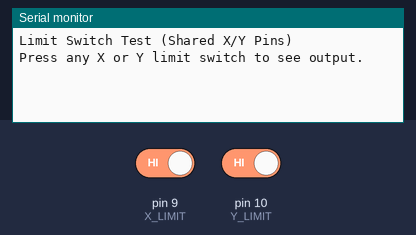
A sketch run on a simulated Arduino Uno, built with avr-gcc and run on an emulated ATmega328P. On the bench: the last lines printed to the serial monitor. The test bench sets the inputs (shaded band); at power-on: pin 9 (X_LIMIT) HIGH, pin 10 (Y_LIMIT) HIGH.

Above: at 1.2 s.
1.3 s: pin 9 (X_LIMIT) driven LOW
At 1.7 s:
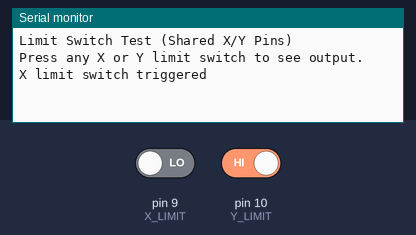
3.3 s: pin 10 (Y_LIMIT) driven LOW
At 3.7 s:
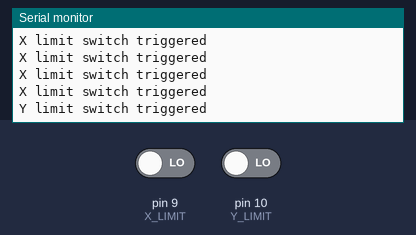

The sketch:

CNCbedbuttontesting.ino
```cpp
#define X_LIMIT 9   // Shared X-MIN and X-MAX
#define Y_LIMIT 10  // Shared Y-MIN and Y-MAX

void setup() {
  pinMode(X_LIMIT, INPUT_PULLUP);
  pinMode(Y_LIMIT, INPUT_PULLUP);

  Serial.begin(9600);
  Serial.println("Limit Switch Test (Shared X/Y Pins)");
  Serial.println("Press any X or Y limit switch to see output.");
}

void loop() {
  if (digitalRead(X_LIMIT) == LOW) {
    Serial.println("X limit switch triggered");
    delay(500);  // debounce delay
  }

  if (digitalRead(Y_LIMIT) == LOW) {
    Serial.println("Y limit switch triggered");
    delay(500);  // debounce delay
  }
}
```

Measured:
- after the input at 1.3 s, the serial monitor: prints a new line at once (image 1)
- after the input at 3.3 s, the serial monitor: prints a new line at once (image 2)
